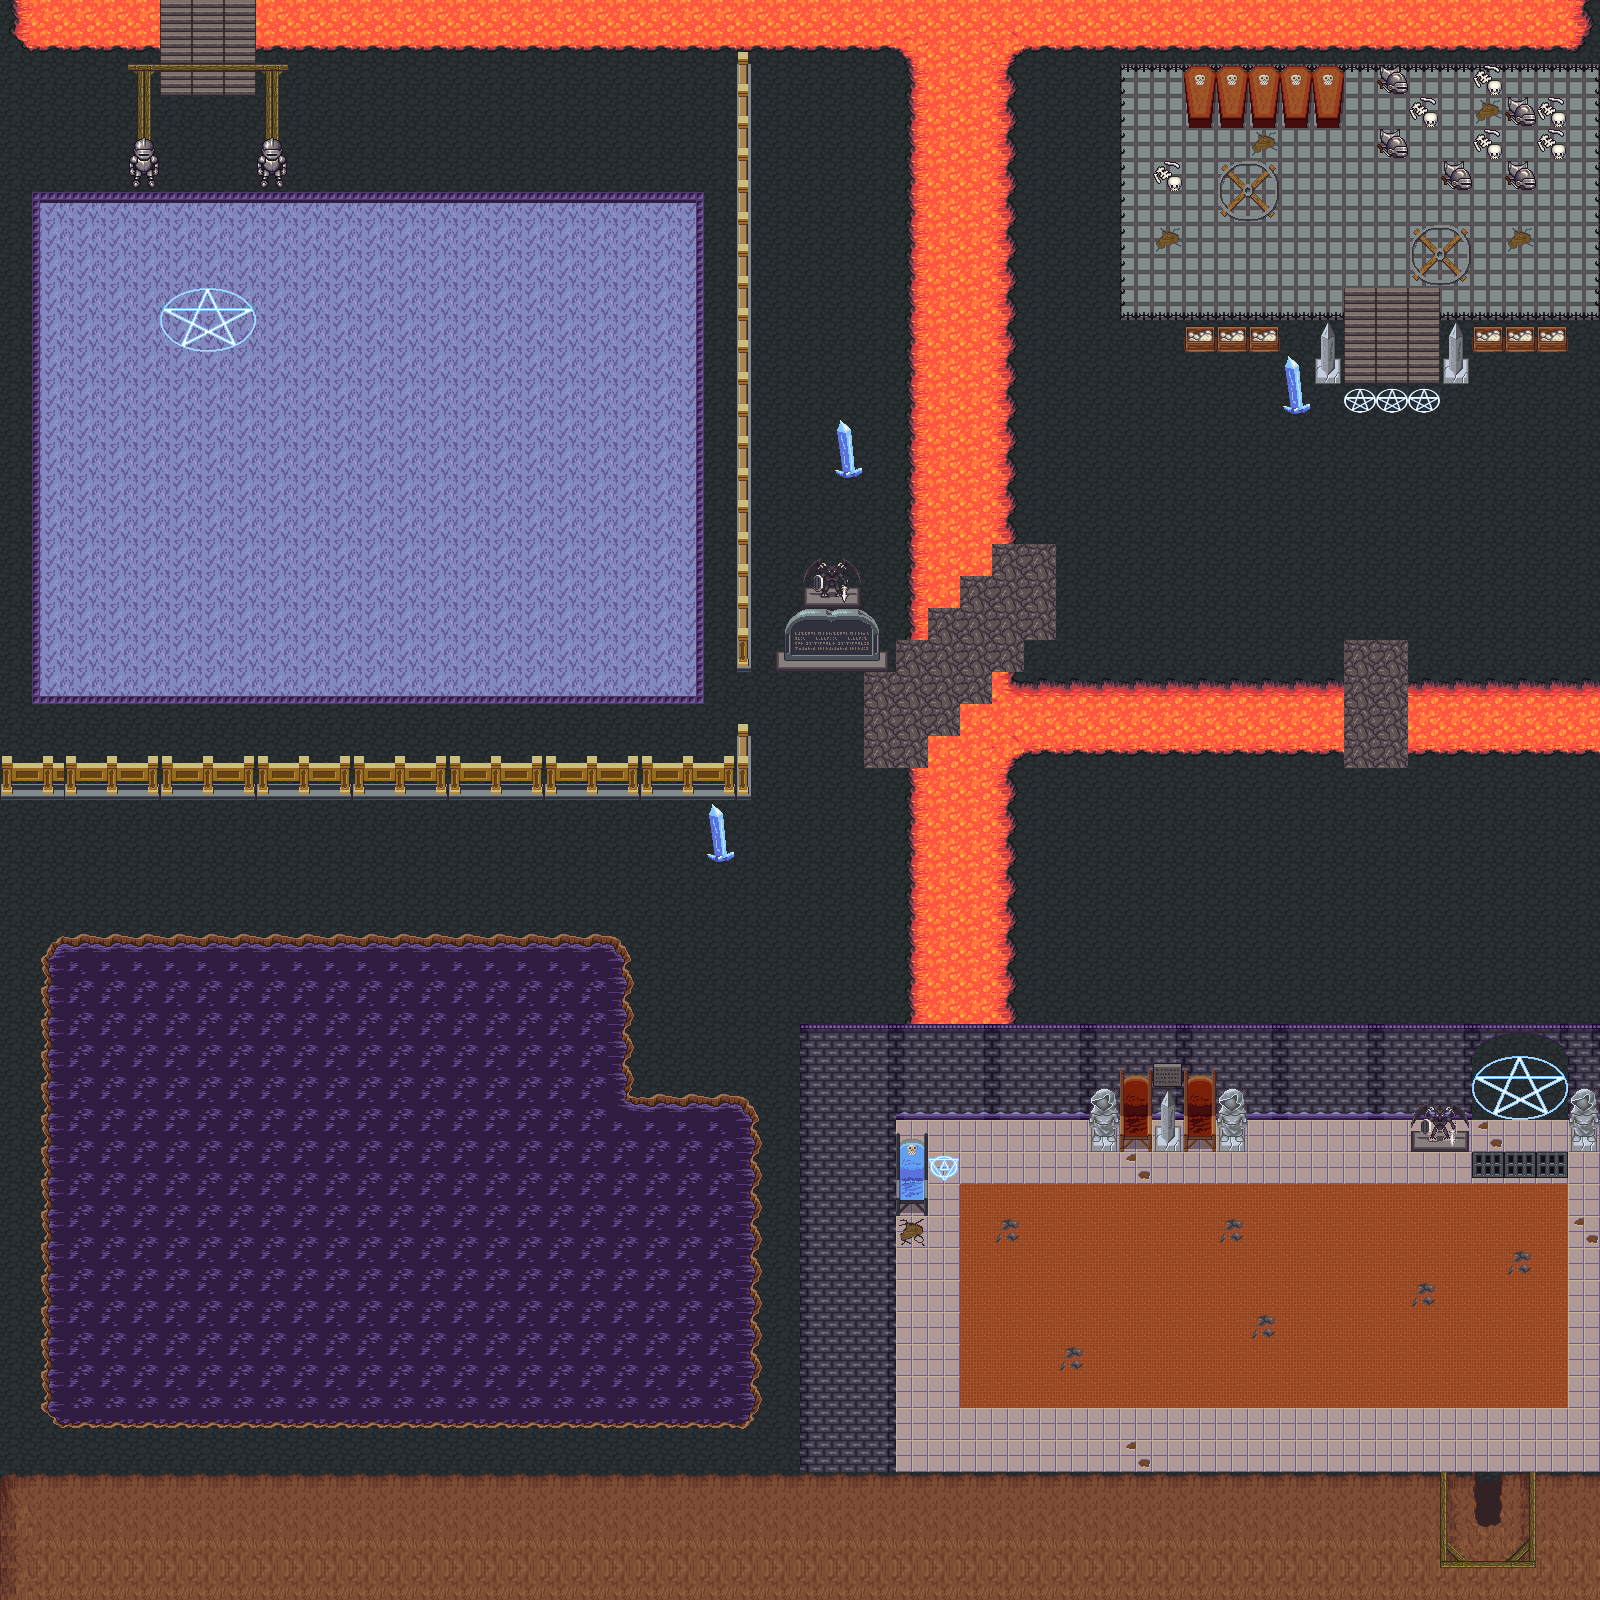

Tiled map render using the project's own tile images. Description and the map definition, with tile-layer contents summarised, below:
An orthogonal 50x50 tile map with 32x32 px tiles, 8 tile layers (rien, Sol, truc au dessus, Murs, ...) and 61 objects (45x collision, exit_D, go_world, Boss, enter_dungeon, ...).

<map version="1.10" tiledversion="1.10.2" orientation="orthogonal" renderorder="right-down" width="50" height="50" tilewidth="32" tileheight="32" infinite="0" nextlayerid="14" nextobjectid="71">
 <tileset firstgid="1" source="cavern_ruins.tsx" />
 <layer id="13" name="rien" width="50" height="50">
  <data>[2500 cells, 0 non-empty, 0 distinct tile ids]</data>
 </layer>
 <layer id="1" name="Sol" width="50" height="50">
  <data>[2500 cells, 2500 non-empty, 3 distinct tile ids]</data>
 </layer>
 <layer id="8" name="truc au dessus" width="50" height="50">
  <data>[2500 cells, 0 non-empty, 0 distinct tile ids]</data>
 </layer>
 <layer id="3" name="Murs" width="50" height="50">
  <data>[2500 cells, 149 non-empty, 18 distinct tile ids]</data>
 </layer>
 <layer id="9" name="truc au dessus de mur" width="50" height="50">
  <data>[2500 cells, 904 non-empty, 41 distinct tile ids]</data>
 </layer>
 <layer id="11" name="petite merde avc collision" width="50" height="50">
  <data>[2500 cells, 674 non-empty, 64 distinct tile ids]</data>
 </layer>
 <layer id="12" name="petite merde avec collision +" width="50" height="50">
  <data>[2500 cells, 41 non-empty, 17 distinct tile ids]</data>
 </layer>
 <layer id="10" name="truc ou on passe en dessous" width="50" height="50">
  <data>[2500 cells, 32 non-empty, 9 distinct tile ids]</data>
 </layer>
 <objectgroup id="7" name="truc sortir">
  <object id="7" name="exit_D" x="1457.45" y="1454.61" width="62.97" height="80.121" />
  <object id="8" name="go_world" x="148.667" y="-2.67" width="120.667" height="88.97" />
  <object id="9" name="Boss" x="206.364" y="321.76">
   <point />
  </object>
 </objectgroup>
 <objectgroup id="5" name="truc spawn">
  <object id="1" name="enter_dungeon" x="1480.42" y="1341.43">
   <point />
  </object>
  <object id="59" name="spawn_mob_1" x="1316.25" y="871.739">
   <point />
  </object>
  <object id="60" name="spawn_mob_2" x="1152" y="476">
   <point />
  </object>
  <object id="61" name="spawn_mob_3" x="1176" y="936">
   <point />
  </object>
  <object id="62" name="spawn_mob_4" x="1424" y="516">
   <point />
  </object>
  <object id="63" name="spawn_mob_5" x="806" y="888">
   <point />
  </object>
  <object id="64" name="spawn_mob_6" x="76" y="878">
   <point />
  </object>
  <object id="65" name="spawn_mob_7" x="1248" y="190">
   <point />
  </object>
  <object id="66" name="spawn_mob_12" x="809.333" y="718.667">
   <point />
  </object>
  <object id="67" name="spawn_mob_11" x="1252" y="526">
   <point />
  </object>
  <object id="68" name="spawn_mob_8" x="141.333" y="456">
   <point />
  </object>
  <object id="69" name="spawn_mob_9" x="514.667" y="377.333">
   <point />
  </object>
  <object id="70" name="spawn_mob_10" x="529.333" y="612">
   <point />
  </object>
 </objectgroup>
 <objectgroup id="6" name="sortie" />
 <objectgroup id="4" name="Collisions" class="collision">
  <object id="6" name="collision" type="collision" x="260.257" y="-3.74269" width="1334.19" height="49.053" />
  <object id="10" name="collision" type="collision" x="800" y="1056" width="672" height="62" />
  <object id="11" name="collision" type="collision" x="1568" y="1060" width="32" height="52" />
  <object id="12" name="collision" type="collision" x="1408" y="1114" width="62" height="36" />
  <object id="13" name="collision" type="collision" x="1566" y="1108" width="34" height="40" />
  <object id="15" name="collision" type="collision" x="-2" y="-2" width="162" height="52" />
  <object id="16" name="collision" type="collision" x="-2" y="752" width="752" height="44" />
  <object id="17" name="collision" type="collision" x="734" y="730" width="18" height="58" />
  <object id="19" name="collision" type="collision" x="732" y="44" width="20" height="622" />
  <object id="20" name="collision" type="collision" x="780" y="606" width="96" height="60" />
  <object id="21" name="collision" type="collision" x="2" y="1470" width="1454" height="130" />
  <object id="22" name="collision" type="collision" x="1460" y="1536" width="62" height="70" />
  <object id="23" name="collision" type="collision" x="1520" y="1478" width="82" height="124" />
  <object id="24" name="collision" type="collision" x="1586" y="-4" width="16" height="1608" />
  <object id="25" name="collision" type="collision" x="134" y="130" width="20" height="54" />
  <object id="26" name="collision" type="collision" x="262" y="126" width="20" height="58" />
  <object id="27" name="collision" type="collision" x="836" y="424" width="24" height="52" />
  <object id="28" name="collision" type="collision" x="1282" y="366" width="30" height="52" />
  <object id="29" name="collision" type="collision" x="708" y="804" width="26" height="62" />
  <object id="31" name="collision" type="collision" x="-6" y="-4" width="20" height="1606" />
  <object id="32" name="collision" type="collision" x="1180" y="68" width="160" height="56" />
  <object id="33" name="collision" type="collision" x="1118" y="60" width="482" height="12" />
  <object id="34" name="collision" type="collision" x="1116" y="78" width="10" height="244" />
  <object id="35" name="collision" type="collision" x="1110" y="312" width="234" height="12" />
  <object id="36" name="collision" type="collision" x="1438" y="310" width="164" height="18" />
  <object id="37" name="collision" type="collision" x="1286" y="302" width="54" height="52" />
  <object id="38" name="collision" type="collision" x="1182" y="318" width="98" height="32" />
  <object id="39" name="collision" type="collision" x="1466" y="320" width="104" height="38" />
  <object id="40" name="collision" type="collision" x="800" y="1112" width="88" height="358" />
  <object id="41" name="collision" type="collision" x="888" y="1130" width="42" height="78" />
  <object id="42" name="collision" type="collision" x="1090" y="1114" width="154" height="34" />
  <object id="43" name="collision" type="collision" x="40" y="938" width="586" height="492" />
  <object id="44" name="collision" type="collision" x="624" y="1100" width="130" height="330" />
  <object id="46" name="collision" type="collision" x="906" y="46" width="104" height="498" />
  <object id="47" name="collision" type="collision" x="906.5" y="540" width="85.5" height="34" />
  <object id="48" name="collision" type="collision" x="906" y="574" width="54.5" height="32" />
  <object id="49" name="collision" type="collision" x="904" y="604" width="24.5" height="34" />
  <object id="50" name="collision" type="collision" x="992" y="671" width="26" height="351" />
  <object id="51" name="collision" type="collision" x="960" y="703.667" width="35" height="318.333" />
  <object id="52" name="collision" type="collision" x="928" y="735.667" width="31.3333" height="288.333" />
  <object id="53" name="collision" type="collision" x="908" y="767.333" width="20" height="256.667" />
  <object id="54" name="collision" type="collision" x="1018" y="678" width="326" height="72" />
  <object id="56" name="collision" type="collision" x="1410" y="684" width="184" height="66" />
  <object id="57" name="collision" type="collision" x="904" y="1016" width="118" height="48" />
  <object id="58" name="collision" type="collision" x="802.667" y="552" width="53.3333" height="58.6667" />
 </objectgroup>
</map>
